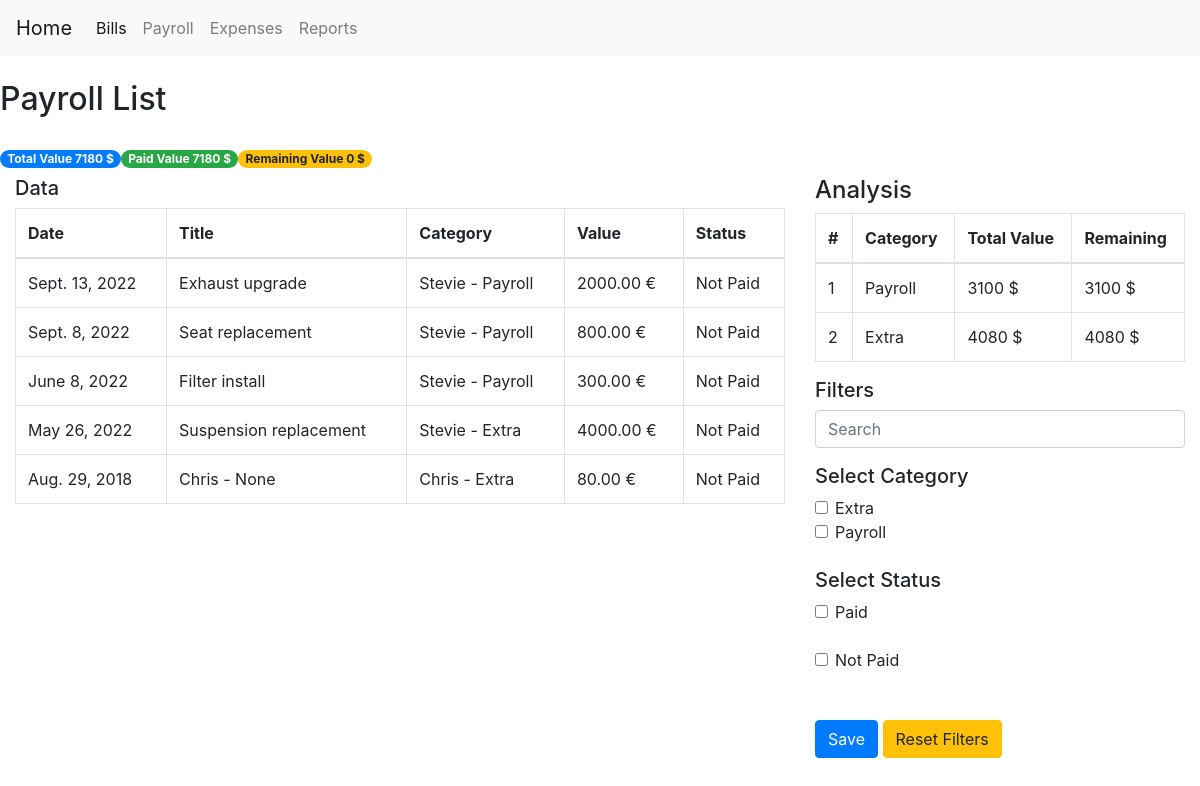
Screenshot of /payroll/ with the database file from the repository.
### expenses/models.py (models this page shows, shortened)
class DefaultExpenseModel(models.Model):
    title = models.CharField(max_length=100, blank=True, null=True)
    date_expired = models.DateField()
    final_value = models.DecimalField(default=0, decimal_places=2, max_digits=20)
    paid_value = models.DecimalField(default=0, decimal_places=2, max_digits=20)
    is_paid = models.BooleanField(default=False)
    payment_method = models.ForeignKey(PaymentMethod, null=True, on_delete=models.SET_NULL)
    objects = models.Manager()
    my_query = GeneralManager()
    class Meta:
        abstract = True
    def tag_final_value(self):
        return f'{self.final_value} {CURRENCY}'
    tag_final_value.short_description = 'Value'
    def tag_is_paid(self):
        return 'Is Paid' if self.is_paid else 'Not Paid'
    tag_is_paid.short_description = 'Paid'
    @staticmethod
    def analysis(queryset):
        total_value = queryset.aggregate(Sum('final_value'))['final_value__sum'] if queryset else 0
        paid_value = queryset.filter(is_paid=False).aggregate(Sum('final_value'))['final_value__sum']\
            if queryset.filter(is_paid=False) else 0
        diff = total_value - paid_value
        category_analysis = queryset.values('category__title').annotate(total_value=Sum('final_value'),
                                                                       remaining=Sum(F('final_value')-F('paid_value'))
                                                                       ).order_by('remaining')
        return [total_value, paid_value, diff, category_analysis]
    @staticmethod
    def filters_data(request, queryset):
        search_name = request.GET.get('search_name', None)
        cate_name = request.GET.getlist('cate_name', None)
        paid_name = request.GET.getlist('paid_name', None)
        person_name = request.GET.getlist('person_name', None)
        queryset = queryset.filter(title__icontains=search_name) if search_name else queryset
        queryset = queryset.filter(category__id__in=cate_name) if cate_name else queryset
        queryset = queryset.filter(is_paid=True) if 'paid' == paid_name else queryset.filter(is_paid=False)\
            if 'not_paid' == paid_name else queryset
        if person_name:
            try:
                queryset = queryset.filter(person__id__in=person_name)
            except:
                queryset = queryset
        return queryset

class Payroll(DefaultExpenseModel):
    person = models.ForeignKey(Person, null=True, on_delete=models.SET_NULL, related_name='person_payroll')
    category = models.ForeignKey(PayrollCategory, null=True, on_delete=models.SET_NULL, related_name='category_payroll')
    class Meta:
        verbose_name_plural = '5. Payroll'
        ordering = ['-date_expired']
    def tag_category(self):
        return f'{self.person} - {self.category}'

class Person(models.Model):
    title = models.CharField(unique=True, max_length=150)
    occupation = models.CharField(max_length=100, blank=True, null=True)
    phone = models.CharField(max_length=10, blank=True, null=True)
    balance = models.DecimalField(default=0, max_digits=20, decimal_places=2)
    class Meta:
        verbose_name_plural = '4. Persons'
    def __str__(self):
        return self.title
    def tag_balance(self):
        return f'{self.balance} {CURRENCY}'
    tag_balance.short_description = 'Value'

class PayrollCategory(models.Model):
    title = models.CharField(unique=True, max_length=150)
    balance = models.DecimalField(default=0, max_digits=20, decimal_places=2)
    class Meta:
        verbose_name_plural = '3. Payroll Category'
    def __str__(self):
        return self.title
    def tag_balance(self):
        return f'{self.balance} {CURRENCY}'
    tag_balance.short_description = 'Value'

### expenses/views.py (the view)
# urls.py: path('payroll/', PayrollListView.as_view(), name='payroll_view'),
class PayrollListView(ListView):
    model = Payroll
    template_name = 'page_list.html'
    paginate_by = 100
    def get_queryset(self):
        queryset = Payroll.objects.all()
        queryset = Payroll.filters_data(self.request, queryset)
        return queryset
    def get_context_data(self, **kwargs):
        context = super(PayrollListView, self).get_context_data(**kwargs)
        page_title = 'Payroll List'
        categories = PayrollCategory.objects.all()
        persons = Person.objects.all()
        search_name, cate_name, paid_name, person_name = [self.request.GET.get('search_name', None),
                                                          self.request.GET.getlist('cate_name', None),
                                                          self.request.GET.getlist('paid_name', None),
                                                          self.request.GET.getlist('person_name', None)
                                                          ]
        total_value, paid_value, diff, category_analysis = Payroll.analysis(self.object_list)
        currency = CURRENCY
        context.update(locals())
        return context

### expenses/templates/page_list.html (shortened to what this page needs)
{% extends "index.html" %}
{% block container %}
    <div class="row">
        <h2 class="center">{{ page_title }}</h2>
    </div>
        <br>
    <div class="row">
        <label class="badge badge-pill badge-primary">Total Value {{ total_value }} {{ currency }}</label>
        <label class="badge badge-pill badge-success">Paid Value {{ paid_value }} {{ currency }}</label>
        <label class="badge badge-pill badge-warning">Remaining Value {{ diff }} {{ currency }}</label>
    </div>
    <div class="row">
        <div class="col-8">
            <h5>Data</h5>
            <table class="table table-bordered">
                <thead>
                    <tr>
                        <th>Date</th>
                        <th>Title</th>
                        <th>Category</th>
                        <th>Value</th>
                        <th>Status</th>
                    </tr>
                </thead>
                <tbody>
                    {% for order in object_list %}
                    <tr>
                        <td>{{ order.date_expired|date }}</td>
                        <td>{{ order.title }}</td>
                        <td>{{ order.tag_category }}</td>
                        <td>{{ order.tag_final_value }}</td>
                        <td>{{ order.tag_is_paid }}</td>
                    </tr>
                    {% empty %}
                        <tr></tr>
                    {% endfor %}
                </tbody>
            </table>
        </div>
        <div class="col-4">
            <h4>Analysis</h4>
            <table class="table table-bordered">
                <thead>
                    <tr>
                        <th>#</th>
                        <th>Category</th>
                        <th>Total Value</th>
                        <th>Remaining</th>
                    </tr>
                </thead>
                <tbody>
                    {% for category in category_analysis %}
                        <tr>
                            <td>{{ forloop.counter }}</td>
                            <td>{{ category.category__title }}</td>
                            <td>{{ category.total_value }} {{ currency }}</td>
                            <td>{{ category.remaining }} {{ currency }}</td>
                        </tr>
                    {% empty %}
                        <tr>
                            <td colspan="4">No data</td>
                        </tr>
                    {% endfor %}
                </tbody>
            </table>
            <h5>Filters</h5>
            <form method="get">
                <div class="form-group">
                    <input class="form-control"
                           name="search_name"
                           {% if search_name %}
                            value="{{ search_name }}" placeholder="{{ search_name }}"
                           {% else %}
                            placeholder="Search"
                           {% endif %}
                    >
                </div>
                {% if categories %}
                    <h5>Select Category</h5>
                    {% for category in categories %}
                        <div class="form-check">
                            <input class="form-check-input"
                                   type="checkbox"
                                   name="cate_name"
                                   value="{{ category.id }}"
                                   id="cate_id_{{ category.id }}"
                            >
                            <label class="form-check-label" for="cate_id_{{ category.id }}">{{ category }}</label>
                        </div>
                    {% endfor %}
                {% endif %}
                <br>
                <h5>Select Status</h5>
                <div class="form-check">
                    <input class="form-check-input"
                           type="checkbox"
                           name="paid_name"
                           value="paid"
                           id="paid_"
                    >
                    <label class="form-check-label" for="paid_">Paid</label>
                </div>
                <br>
                <div class="form-check">
                    <input class="form-check-input"
                           type="checkbox"
                           name="paid_name"
                           value="not_paid"
                           id="not_paid_"
                    >
                    <label class="form-check-label" for="not_paid_">Not Paid</label>
                </div>
                <br> <br>
                <button type="submit" class="btn btn-primary">Save</button>
                <a href="{{ request.path }}" class="btn btn-warning">Reset Filters</a>
            </form>
        </div>
    </div>
{% endblock %}

### rows the page displays
Payroll: date_expired "Sept. 13, 2022", title "Exhaust upgrade", tag_category "Stevie - Payroll", tag_final_value "2000.00 €", tag_is_paid "Not Paid"
Payroll: date_expired "Sept. 8, 2022", title "Seat replacement", tag_category "Stevie - Payroll", tag_final_value "800.00 €", tag_is_paid "Not Paid"
Payroll: date_expired "June 8, 2022", title "Filter install", tag_category "Stevie - Payroll", tag_final_value "300.00 €", tag_is_paid "Not Paid"
Payroll: date_expired "May 26, 2022", title "Suspension replacement", tag_category "Stevie - Extra", tag_final_value "4000.00 €", tag_is_paid "Not Paid"
Payroll: date_expired "Aug. 29, 2018", title "Chris - None", tag_category "Chris - Extra", tag_final_value "80.00 €", tag_is_paid "Not Paid"
PayrollCategory: category__title "Payroll", total_value "3100", currency "$", remaining "3100", title "Payroll"
PayrollCategory: category__title "Extra", total_value "4080", currency "$", remaining "4080", title "Extra"

### other values shown
{{ page_title }} "Payroll List"
{{ total_value }} "7180"
{{ currency }} "$"
{{ paid_value }} "7180"
{{ diff }} "0"
